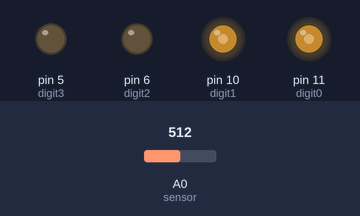
Bench run of a sketch on a simulated Arduino Uno, built with avr-gcc and run on an emulated ATmega328P. Parts: output pins drawn as LEDs (lit = HIGH). Dashed ring = blinking. The test bench sets the inputs (shaded band); at power-on: A0 (sensor) = 512.

Above: at 1.2 s.
1.3 s: A0 (sensor) set to 716
At 3.03 s:
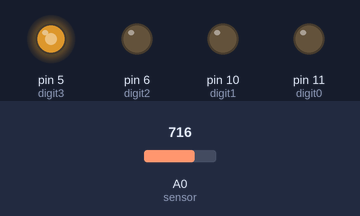
4.3 s: A0 (sensor) set to 900
At 5.53 s:
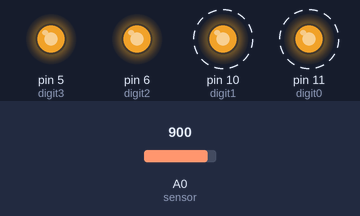
7.3 s: A0 (sensor) set to 511
At 9.81 s:
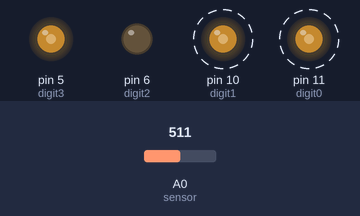
10.3 s: A0 (sensor) set to 122
At 11.24 s:
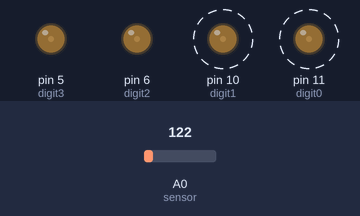
13.3 s: A0 (sensor) set to 306
Timing chart, 0 to 20.3 s (numbered marks = the images above; inputs shaded):
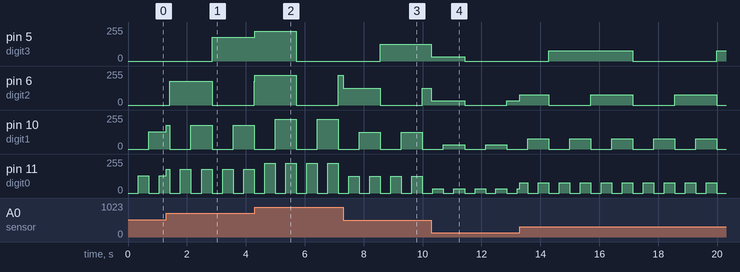

The sketch:

LEDLightDimmer.ino
```cpp
int digit0 = 11; /* digit0,digit1,digit2,digit3 are all integers referring to the pin which will be used to light up the LED */
int digit1 = 10;
int digit2 = 6;
int digit3 = 5;
int timeDelay = 300; /*Time delay is the amount of time wait, in millisecond, before the LED can count up*/
int sensor = A0; /*sensor indicates which analog pin is accepting the potentiometer and reading its value*/
int reading = analogRead(sensor); /*Reads the value from the potentiometer*/
int brightness = map(reading,0,1023,0,255); /* Maps the value of the potentiometer linearly from 0-255 */
int wait = 0; /* The integer used to count up while the LED lights are in it wait period */
/*
 Author: Tam Doan
 Description: This project counts binary from 0 to 15 with LED lights. In addition, a potentiometer is also used to dim the lights as
 the lights are counting up.
*/

void setup() {
  // put your setup code here, to run once:
  pinMode(digit0,OUTPUT);
  pinMode(digit1,OUTPUT);
  pinMode(digit2,OUTPUT);
  pinMode(digit3,OUTPUT);
  Serial.begin(9600);

}

void loop() {

 /*
 Each of these for loops waits 500 millisecond until the next binary number is displayed on the LED.
 During this wait time, the code checks the the value of the potentiometer and map it into a value of 0-255. This value then determines the brightness
 of each LED.
 */

  for(wait = 0;wait < timeDelay; wait++) {
    takeAnalog();
    digitalWrite(digit0,LOW);
    digitalWrite(digit1,LOW);
    digitalWrite(digit2,LOW);
    digitalWrite(digit3,LOW);
    delay(1);
  }


  for(wait = 0;wait < timeDelay; wait++) {
    takeAnalog();
    analogWrite(digit0,brightness);
    digitalWrite(digit1,LOW);
    digitalWrite(digit2,LOW);
    digitalWrite(digit3,LOW);
    delay(1);
  }


  for(wait = 0;wait < timeDelay; wait++) {
    takeAnalog();
    digitalWrite(digit0,LOW);
    analogWrite(digit1,brightness);
    digitalWrite(digit2,LOW);
    digitalWrite(digit3,LOW);
    delay(1);
  }


  for(wait = 0;wait < timeDelay; wait++) {
    takeAnalog();
    analogWrite(digit0,brightness);
    analogWrite(digit1,brightness);
    digitalWrite(digit2,LOW);
    digitalWrite(digit3,LOW);
    delay(1);
  }


  for(wait = 0;wait < timeDelay; wait++) {
    takeAnalog();
    digitalWrite(digit0,LOW);
    digitalWrite(digit1,LOW);
    analogWrite(digit2,brightness);
    digitalWrite(digit3,LOW);
    delay(1);
  }


  for(wait = 0;wait < timeDelay; wait++) {
    takeAnalog();
    analogWrite(digit0,brightness);
    digitalWrite(digit1,LOW);
    analogWrite(digit2,brightness);
    digitalWrite(digit3,LOW);
    delay(1);
  }


  for(wait = 0;wait < timeDelay; wait++) {
    takeAnalog();
    digitalWrite(digit0,LOW);
    analogWrite(digit1,brightness);
    analogWrite(digit2,brightness);
    digitalWrite(digit3,LOW);
    delay(1);
  }


  for(wait = 0;wait < timeDelay; wait++) {
    takeAnalog();
    analogWrite(digit0,brightness);
    analogWrite(digit1,brightness);
    analogWrite(digit2,brightness);
    digitalWrite(digit3,LOW);
    delay(1);
  }


  for(wait = 0;wait < timeDelay; wait++) {
    takeAnalog();
    digitalWrite(digit0,LOW);
    digitalWrite(digit1,LOW);
    digitalWrite(digit2,LOW);
    analogWrite(digit3,brightness);
    delay(1);
  }


  for(wait = 0;wait < timeDelay; wait++) {
    takeAnalog();
    analogWrite(digit0,brightness);
    digitalWrite(digit1,LOW);
    digitalWrite(digit2,LOW);
    analogWrite(digit3,brightness);
    delay(1);
  }


  for(wait = 0;wait < timeDelay; wait++) {
    takeAnalog();
    digitalWrite(digit0,LOW);
    analogWrite(digit1,brightness);
    digitalWrite(digit2,LOW);
    analogWrite(digit3,brightness);
    delay(1);
  }


  for(wait = 0;wait < timeDelay; wait++) {
    takeAnalog();
    analogWrite(digit0,brightness);
    analogWrite(digit1,brightness);
    digitalWrite(digit2,LOW);
    analogWrite(digit3,brightness);
    delay(1);
  }


  for(wait = 0;wait < timeDelay; wait++) {
    takeAnalog();
    digitalWrite(digit0,LOW);
    digitalWrite(digit1,LOW);
    analogWrite(digit2,brightness);
    analogWrite(digit3,brightness);
    delay(1);
  }


  for(wait = 0;wait < timeDelay; wait++) {
    takeAnalog();
    analogWrite(digit0,brightness);
    digitalWrite(digit1,LOW);
    analogWrite(digit2,brightness);
    analogWrite(digit3,brightness);
    delay(1);
  }


  for(wait = 0;wait < timeDelay; wait++) {
    takeAnalog();
    digitalWrite(digit0,LOW);
    analogWrite(digit1,brightness);
    analogWrite(digit2,brightness);
    analogWrite(digit3,brightness);
    delay(1);
  }


  for(wait = 0;wait < timeDelay; wait++) {
    takeAnalog();
    analogWrite(digit0,brightness);
    analogWrite(digit1,brightness);
    analogWrite(digit2,brightness);
    analogWrite(digit3,brightness);
    delay(1);
  }


}
/*
 This function takes the reading value of the potentiometer (0-1023) and maps it linearly to 0-255, something that the arduino can read and display
 on the LED.
*/
void takeAnalog() {
    reading = analogRead(sensor);
    brightness = map(reading,0,1023,1,255);
}
```

Measured:
- after the input at 1.3 s, pin 5 (digit3): 0/255 → 178/255 after 1.6 s
- after the input at 4.3 s, pin 5 (digit3): 178/255 → 224/255 at once, → 0/255 1.4 s later
- after the input at 7.3 s, pin 5 (digit3): 0/255 → 127/255 after 1.3 s
- after the input at 10.3 s, pin 5 (digit3): 127/255 → 31/255 at once, → 0/255 1.1 s later
- by itself, pin 6 (digit2): repeats every 2.9 s: 0/255 1.4 s, 76/255 1.4 s
- by itself, pin 10 (digit1): alternates 76/255 for 0.71 s and 0/255 for 0.71 s
- by itself, pin 11 (digit0): repeats every 0.71 s: 0/255 0.36 s, 76/255 0.36 s
